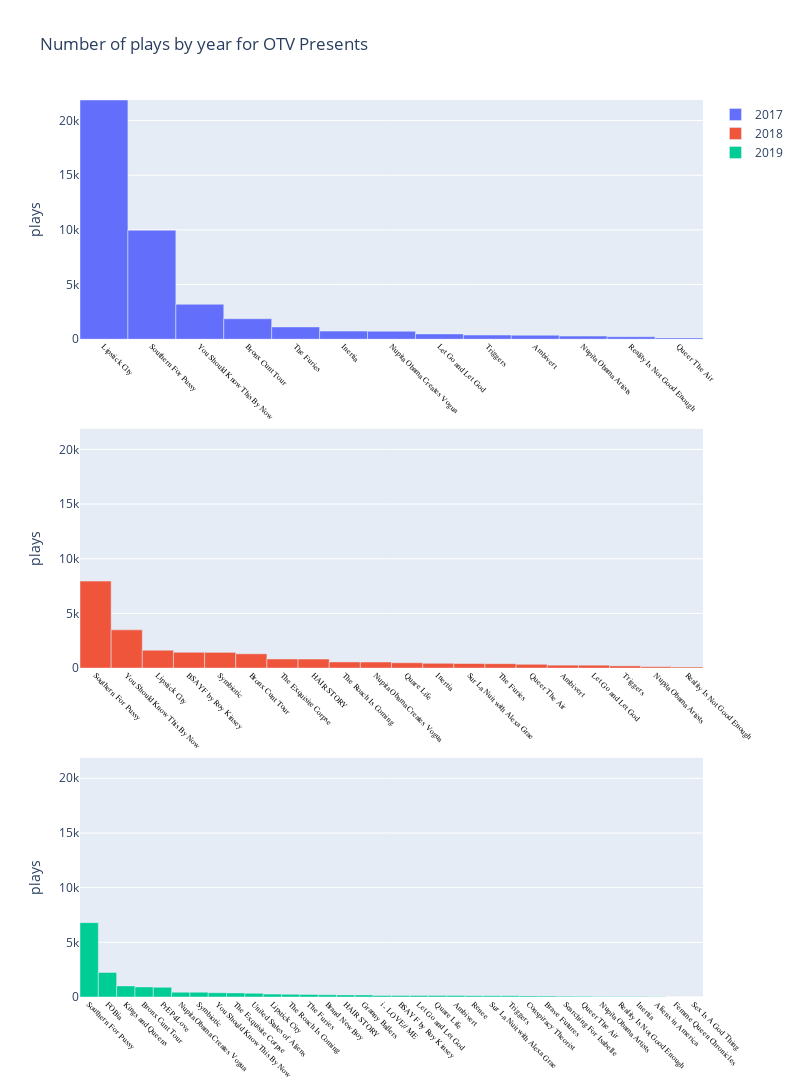

Here is the notebook cell this chart was saved with:
### Code cell
fig = plot_engagement('plays', video_df, project_type='PRESENTS')
fig.update_layout(title='Number of plays by year for OTV Presents')
fig.show()

### Figure 1 — Plotly figure (JSON) as saved in the notebook; plotly's stock layout.template omitted (floating-point values rounded to 4 significant figures)
{"data": [{"name": "2017", "type": "bar", "width": 1, "x": ["Lipstick City", "Southern For Pussy", "You Should Know This By Now", "Bronx Cunt Tour", "The Furies", "Inertia", "Nupita Obama Creates Vogua", "Let Go and Let God", "Triggers", "Ambivert", "Nupita Obama Artists", "Reality Is Not Good Enough", "Queer The Air"], "xaxis": "x", "y": [21874, 9971, 3193, 1870, 1122, 740, 724, 484, 380, 364, 282, 225, 121], "yaxis": "y"}, {"name": "2018", "type": "bar", "width": 1, "x": ["Southern For Pussy", "You Should Know This By Now", "Lipstick City", "BSAYF by Roy Kinsey", "Symbiotic", "Bronx Cunt Tour", "The Exquisite Corpse", "HAIR STORY", "The Roach Is Coming", "Nupita Obama Creates Vogua", "Quare Life", "Inertia", "Sur La Nuit with Alexa Grae", "The Furies", "Queer The Air", "Ambivert", "Let Go and Let God", "Triggers", "Nupita Obama Artists", "Reality Is Not Good Enough"], "xaxis": "x2", "y": [7958, 3496, 1634, 1447, 1439, 1308, 835, 829, 563, 556, 490, 440, 419, 405, 348, 268, 266, 204, 133, 103], "yaxis": "y2"}, {"name": "2019", "type": "bar", "width": 1, "x": ["Southern For Pussy", "FOBia", "Kings and Queens", "Bronx Cunt Tour", "PrEP4Love\n", "Nupita Obama Creates Vogua", "Symbiotic", "You Should Know This By Now", "The Exquisite Corpse", "United States of Aliens", "Lipstick City", "The Roach Is Coming", "The Furies", "Brand New Boy", "HAIR STORY", "Granny Ballers\n", "i - LOVE// ME", "BSAYF by Roy Kinsey", "Let Go and Let God", "Quare Life", "Ambivert", "Renee", "Sur La Nuit with Alexa Grae", "Triggers", "Conspiracy Theorist", "Brave Futures", "Searching For Isabelle", "Queer The Air", "Nupita Obama Artists", "Reality Is Not Good Enough", "Inertia", "Aliens in America", "Femme Queen Chronicles", "Sex Is A God Thing"], "xaxis": "x3", "y": [6800, 2248, 1014, 919, 884, 439, 438, 391, 376, 337, 267, 246, 236, 199, 193, 187, 139, 136, 133, 131, 127, 118, 117, 115, 102, 82, 73, 58, 51, 46, 44, 23, 4, 0], "yaxis": "y3"}], "layout": {"height": 1200, "title": {"text": "Number of plays by year for OTV Presents"}, "width": 800, "xaxis": {"anchor": "y", "domain": [0, 1], "tickangle": 45, "tickfont": {"color": "black", "family": "Rockwell", "size": 8}}, "xaxis2": {"anchor": "y2", "domain": [0, 1], "tickangle": 45, "tickfont": {"color": "black", "family": "Rockwell", "size": 8}}, "xaxis3": {"anchor": "y3", "domain": [0, 1], "tickangle": 45, "tickfont": {"color": "black", "family": "Rockwell", "size": 8}}, "yaxis": {"anchor": "x", "domain": [0.7333, 1], "range": [0, 21874], "title": {"text": "plays"}}, "yaxis2": {"anchor": "x2", "domain": [0.3667, 0.6333], "range": [0, 21874], "title": {"text": "plays"}}, "yaxis3": {"anchor": "x3", "domain": [0, 0.2667], "range": [0, 21874], "title": {"text": "plays"}}}}
